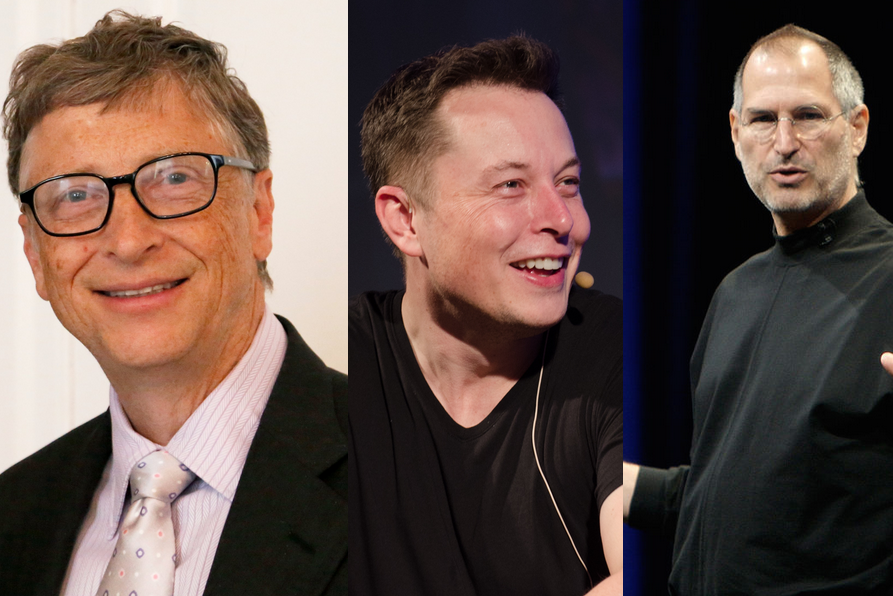
#> input picture FaceRecognition/img/groups/bill-steve-elon.jpg, 893 x 596 px, given in place of the camera
$ python move3.py
#> lines starting #> are read from the running program, lines starting #| are printed output that depends on the picture

#imports
import cv2
import time
import datetime
import imutils


def motion_detection():
    video_capture = cv2.VideoCapture(0) # value (0) selects the devices default camera
    time.sleep(2)

    first_frame = None # instinate the first fame

    while True:
        frame = video_capture.read()[1] # gives 2 outputs retval,frame - [1] selects frame
#> frame is the input picture: shape (596, 893, 3); mean B, G, R 74.2, 80.8, 100
        text = 'Unoccupied'

        greyscale_frame = cv2.cvtColor(frame, cv2.COLOR_BGR2GRAY) # make each frame greyscale wich is needed for threshold
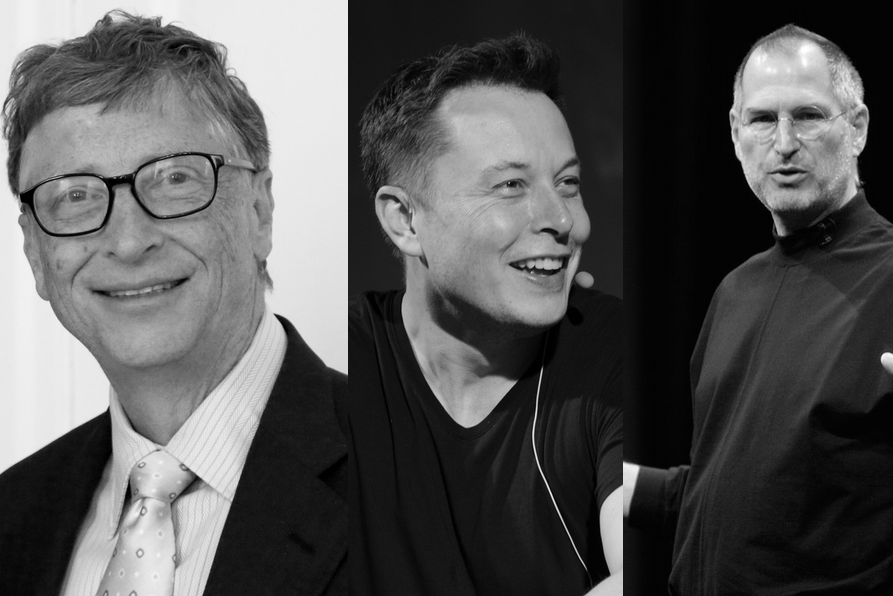
#> greyscale_frame: shape (596, 893); min 0, max 255, mean 85.8

        gaussian_frame = cv2.GaussianBlur(greyscale_frame, (21,21),0)
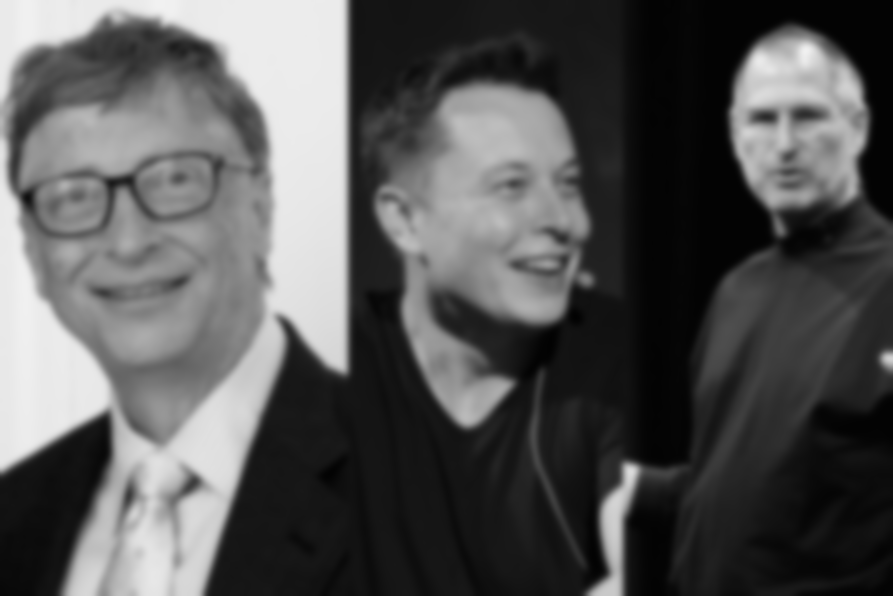
#> gaussian_frame: shape (596, 893); min 2, max 241, mean 85.8
        # uses a kernal of size(21,21) // has to be odd number to to ensure there is a valid integer in the centre
        # and we need to specify the standerd devation in x and y direction wich is the (0) if only x(sigma x) is specified
        # then y(sigma y) is taken as same as x. sigma = standerd deveation(mathmetics term)

        blur_frame = cv2.blur(gaussian_frame, (5,5)) # uses a kernal of size(5,5)(width,height) wich goes over 5x5 pixel area left to right
        # does a calculation and the pixel located in the centre of the kernal will become
        # a new value(the sum of the kernal after the calculations) and then it moves to the right one and has a new centre pixel
        # and does it all over again..untill the image is done, obv this can cause the edges to not be changed, but is very minute

        greyscale_image = blur_frame
        # greyscale image with blur etc wich is the final image ready to be used for threshold and motion detecion

        if first_frame is None:
            first_frame = greyscale_image
            # first frame is set for background subtraction(BS) using absdiff and then using threshold to get the foreground mask
            # foreground mask (black background anything that wasnt in image in first frame but is in newframe over the threshold will
            # be a white pixel(white) foreground image is black with new object being white...there is your motion detection
        else:
            pass


        frame = imutils.resize(frame, width=500)
#> frame: shape (333, 500, 3)
        frame_delta = cv2.absdiff(first_frame, greyscale_image)
#> frame_delta: shape (596, 893); every value is 0
        # calculates the absolute diffrence between each element/pixel between the two images, first_frame - greyscale (on each element)

        # edit the ** thresh ** depending on the light/dark in room, change the 100(anything pixel value over 100 will become 255(white))
        thresh = cv2.threshold(frame_delta, 100, 255, cv2.THRESH_BINARY)[1]
        # threshold gives two outputs retval,threshold image. using [1] on the end i am selecting the threshold image that is produced

        dilate_image = cv2.dilate(thresh, None, iterations=2)
        # dilate = dilate,grow,expand - the effect on a binary image(black background and white foregorund) is to enlarge/expand the white
        # pixels in the foreground wich are white(255), element=Mat() = default 3x3 kernal matrix and iterartions=2 means it
        # will do it twice

        cnt = cv2.findContours(dilate_image.copy(), cv2.RETR_EXTERNAL, cv2.CHAIN_APPROX_SIMPLE)[1]
#> cnt = []
        # contours gives 3 diffrent ouputs image, contours and hierarchy, so using [1] on end means contours = [1](cnt)
        # cv2.CHAIN_APPROX_SIMPLE saves memory by removing all redundent points and comppressing the contour, if you have a rectangle
        # with 4 straight lines you dont need to plot each point along the line, you only need to plot the corners of the rectangle
        # and then join the lines, eg instead of having say 750 points, you have 4 points.... look at the memory you save!

        for c in cnt:
            if cv2.contourArea(c) > 800: # if contour area is less then 800 non-zero(not-black) pixels(white)
                (x, y, w, h) = cv2.boundingRect(c) # x,y are the top left of the contour and w,h are the width and hieght

                cv2.rectangle(frame, (x,y), (x+w, y+h), (0, 255, 0), 2) # (0, 255, 0) = color R,G,B = lime / 2 = thickness(i think?)(YES IM RITE!)
                # image used for rectangle is frame so that its on the secruity feed image and not the binary/threshold/foreground image
                # as its already used the threshold/(binary image) to find the contours this image/frame is what image it will be drawed on

                text = 'Occupied'
                # text that appears when there is motion in video feed
            else:
                pass
#> this loop made 0 passes


        ''' now draw text and timestamp on security feed '''
        font = cv2.FONT_HERSHEY_SIMPLEX
#> font = 0

        cv2.putText(frame, '{+} Room Status: %s' % (text),
            (10,20), cv2.FONT_HERSHEY_SIMPLEX , 0.5, (0, 0, 255), 2)
        # frame is the image on wich the text will go. 0.5 is size of font, (0,0,255) is R,G,B color of font, 2 on end is LINE THICKNESS! OK :)


        cv2.putText(frame, datetime.datetime.now().strftime('%A %d %B %Y %I:%M:%S%p'),
            (10, frame.shape[0] - 10), cv2.FONT_HERSHEY_SIMPLEX , 0.35, (0, 0, 255),1) # frame.shape[0] = hieght, frame.shape[1] = width,ssssssssssssss
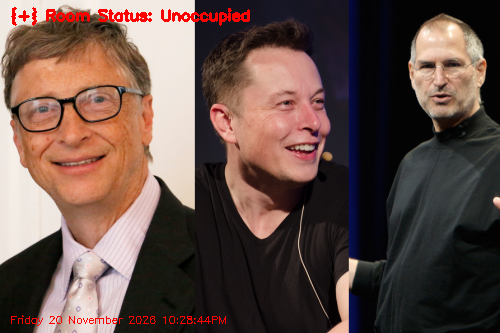
#> frame: shape (333, 500, 3); mean B, G, R 72.6, 79.3, 101.4
        # using datetime to get date/time stamp, for font positions using frame.shape() wich returns a tuple of (rows,columns,channels)
        # going 10 accross in rows/width so need columns with frame.shape()[0] we are selecting columns so how ever many pixel height
        # the image is - 10 so oppisite end at bottom instead of being at the top like the other text

        cv2.imshow('Security Feed', frame)
        cv2.imshow('Threshold(foreground mask)', dilate_image)
        cv2.imshow('Frame_delta', frame_delta)

        key = cv2.waitKey(1) & 0xFF # (1) = time delay in seconds before execution, and 0xFF takes the last 8 bit to check value or sumin
#> (key q is pressed here)
        if key == ord('q'):
            cv2.destroyAllWindows()
            break


if __name__=='__main__':
    motion_detection()

$ run again, on FaceRecognition/img/groups/bill-steve.jpg
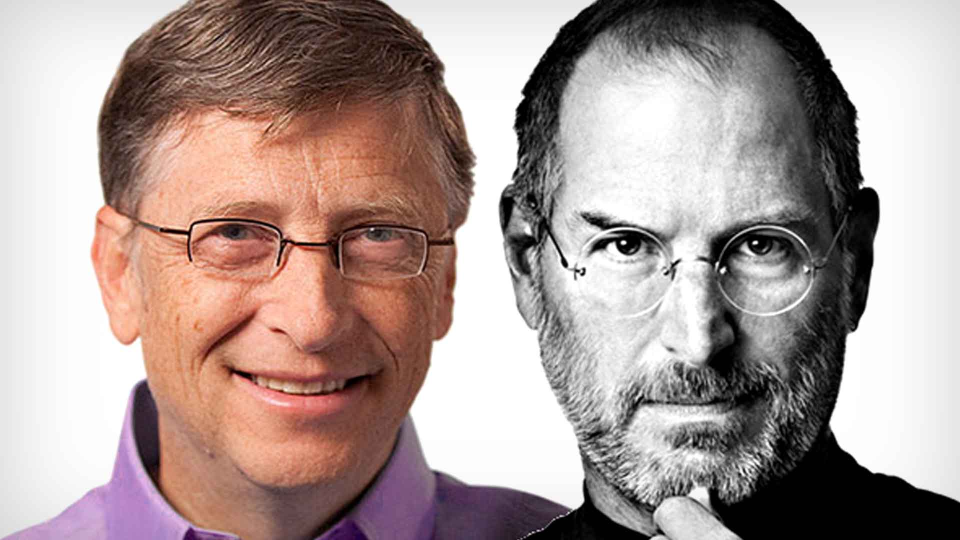
#> input picture FaceRecognition/img/groups/bill-steve.jpg, 1920 x 1080 px, given in place of the camera (shown at 1/2 size)
#> in motion_detection, frame is the input picture: shape (1080, 1920, 3); mean B, G, R 150, 154, 171.3
#> in motion_detection, `gaussian_frame = cv2.GaussianBlur(greyscale_frame, (21,21),0)`:
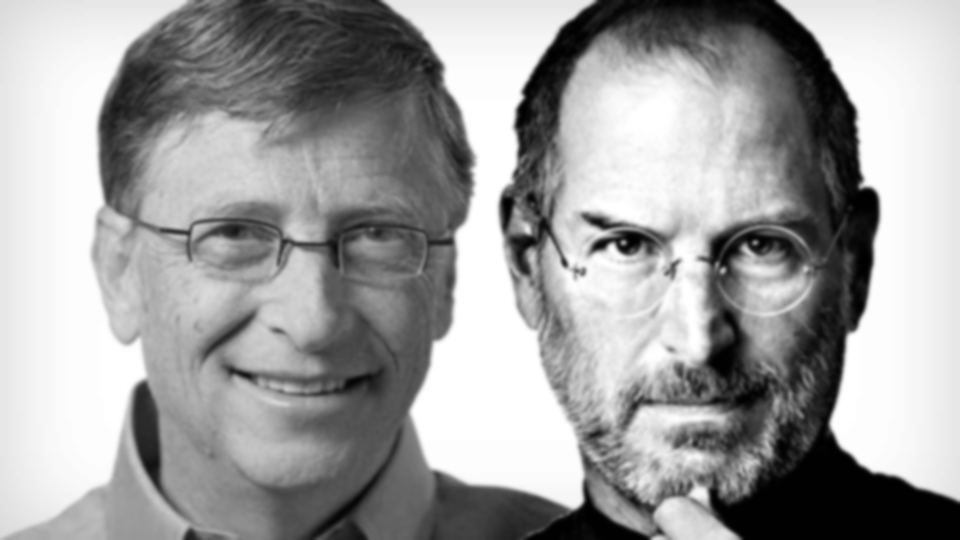
#> gaussian_frame: shape (1080, 1920) (shown at 1/2 size); min 1, max 255, mean 158.7
#> frame_delta: shape (1080, 1920); every value is 0
#> cnt = []
#> font = 0
#> in motion_detection, `cv2.putText(frame, datetime.datetime.now().strftime('%A %d %B %Y %I:%M..`:
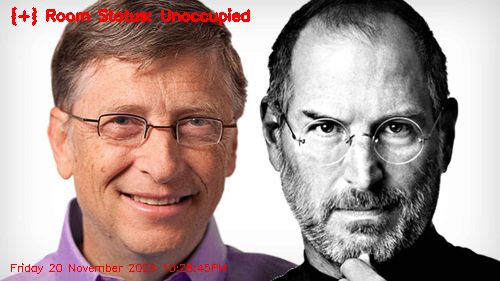
#> frame: shape (281, 500, 3); mean B, G, R 148.1, 152.1, 172.8

$ run again, on FaceRecognition/img/groups/team1.jpg
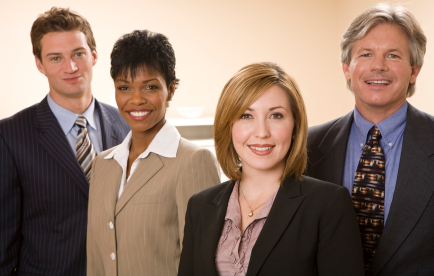
#> input picture FaceRecognition/img/groups/team1.jpg, 434 x 276 px, given in place of the camera
#> in motion_detection, frame is the input picture: shape (276, 434, 3); mean B, G, R 106.3, 119.5, 142.4
#> in motion_detection, `gaussian_frame = cv2.GaussianBlur(greyscale_frame, (21,21),0)`:
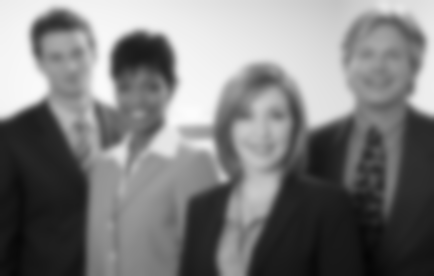
#> gaussian_frame: shape (276, 434); min 5, max 252, mean 124.8
#> frame_delta: shape (276, 434); every value is 0
#> cnt = []
#> font = 0
#> in motion_detection, `cv2.putText(frame, datetime.datetime.now().strftime('%A %d %B %Y %I:%M..`:
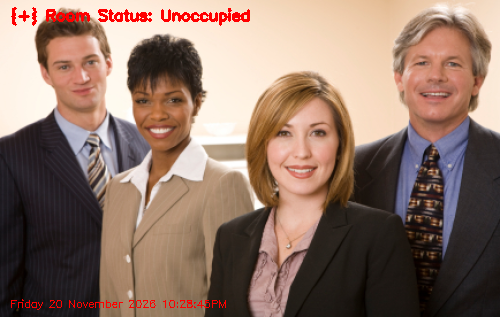
#> frame: shape (317, 500, 3); mean B, G, R 104.1, 117.1, 143

$ run again, on FaceRecognition/img/groups/team2.jpg
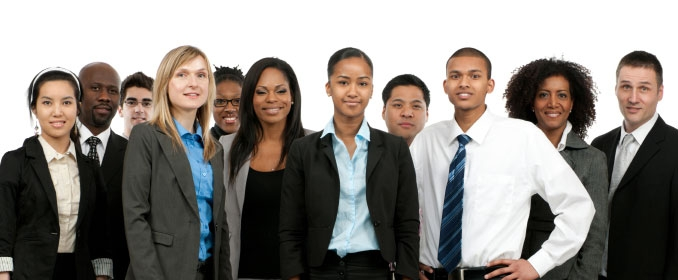
#> input picture FaceRecognition/img/groups/team2.jpg, 678 x 280 px, given in place of the camera
#> in motion_detection, frame is the input picture: shape (280, 678, 3); mean B, G, R 131.9, 136.7, 141.5
#> in motion_detection, `gaussian_frame = cv2.GaussianBlur(greyscale_frame, (21,21),0)`:
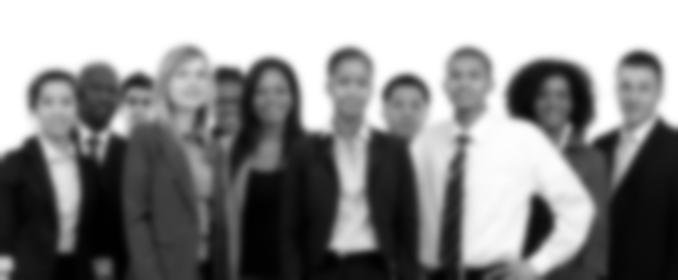
#> gaussian_frame: shape (280, 678); min 0, max 255, mean 137.6
#> frame_delta: shape (280, 678); every value is 0
#> cnt = []
#> font = 0
#> in motion_detection, `cv2.putText(frame, datetime.datetime.now().strftime('%A %d %B %Y %I:%M..`:
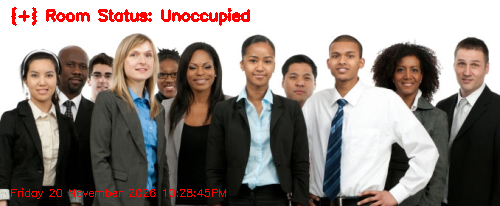
#> frame: shape (206, 500, 3); mean B, G, R 128, 132.8, 142.6
